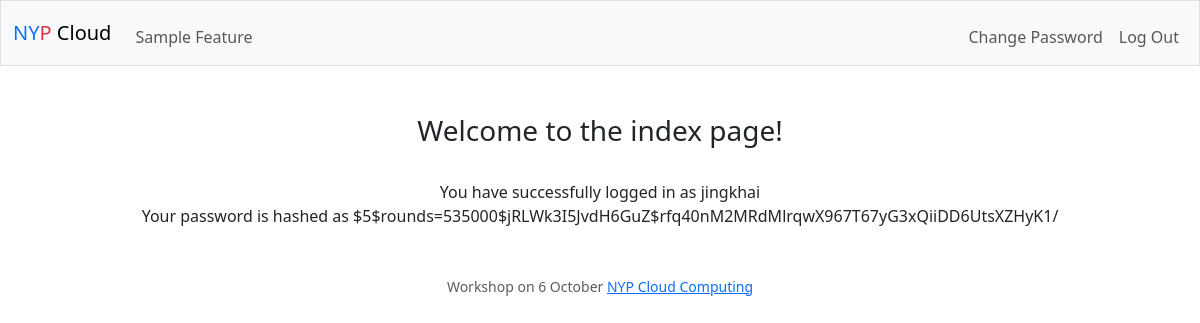
The page / (signed in) on the database as committed earlier.
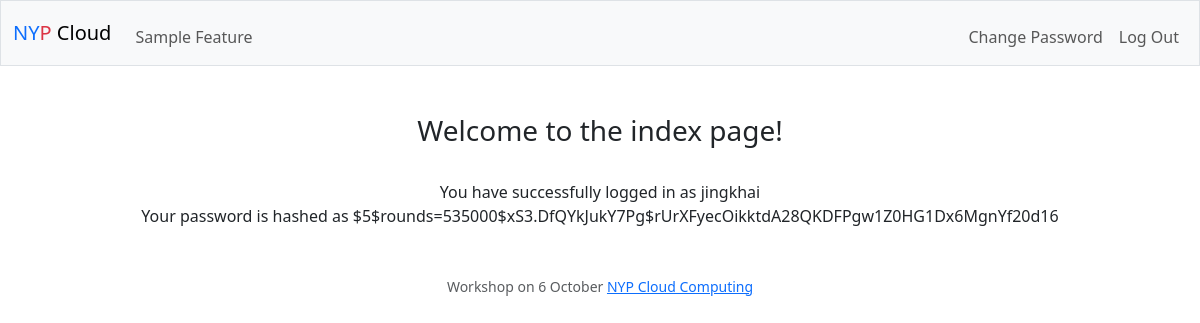
The same page on the database as committed later.
### workshop.py (models this page shows, shortened)
class User(db.Model):
    user_id = db.Column(db.Integer, primary_key=True)
    username = db.Column(db.String(80), unique=True, nullable=False)
    password_hash = db.Column(db.String, nullable=False)

### workshop.py (the view)
@app.route("/", methods=["GET"])
@login_required
def main():
    if session.get('user_id'):
        user = User.query.filter_by(user_id=session['user_id']).first()
        return render_template("index.html", user=user)

### workshop.py (called while the page is built)
def login_required(f):
    @wraps(f)
    def decorated_function(*args, **kwargs):
        if 'user_id' not in session:
            return redirect(url_for('login'))
        return f(*args, **kwargs)
    return decorated_function

### templates/index.html (shortened to what this page needs)
{% extends "layout.html" %}
{% block main %}
    <div class="h3">Welcome to the index page!</div>
    <br>
    You have successfully logged in as {{ user.username}} <br>
    Your password is hashed as {{ user.password_hash}}
{% endblock %}

Rows that differ between the two databases and show on the page:
changed User "jingkhai": password_hash "$5$rounds=535000$jRLWk3I5JvdH6GuZ$rfq40nM2MRdMlrqwX967T67yG3xQiiDD6UtsXZHyK1/" → "$5$rounds=535000$xS3.DfQYkJukY7Pg$rUrXFyecOikktdA28QKDFPgw1Z0HG1Dx6MgnYf20d16"
